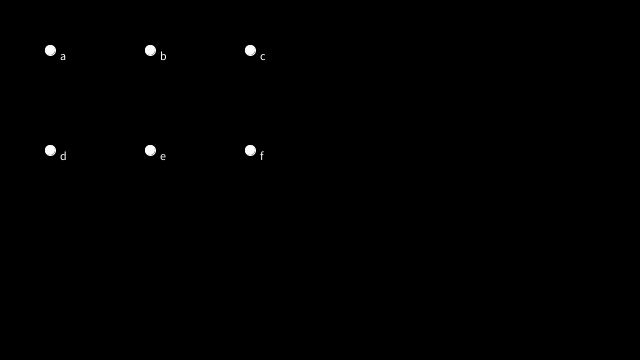
Frame 1 (no input)
Frame 60 (the mouse pressed at the canvas centre just before this capture): identical to frame 1, image omitted
Frame 120 (the mouse held since frame 60 and released just before this capture): identical to frame 1, image omitted

The Processing sketch that drew this single still picture (run headless with seeded random() and noise(); from frame 60 on, the mouse is pressed at the canvas centre):

// Processing sketch: graph_manipulator
// ── graph_manipulator.pde
import java.util.ArrayList;

/*

Graph manipulation tool written for Processing 3.0 by Bradley Dice (@Bradley_Dice).
Right-click on a vertex to select it, then left-click on another vertex to draw an edge.
If an edge already exists, try drawing it again to erase it.
Left-click and drag a vertex to move it.
Press space to switch between the graph G and its complement G^c.
 
*/

Graph g;

void setup()
{
  size(640, 360);
  fill(255, 204);
  noStroke();
  ArrayList<Vertex> vertices = new ArrayList<Vertex>();
  ArrayList<Edge> edges = new ArrayList<Edge>();
  vertices.add(new Vertex( 50,  50, 10, "a"));
  vertices.add(new Vertex(150,  50, 10, "b"));
  vertices.add(new Vertex(250,  50, 10, "c"));
  vertices.add(new Vertex( 50, 150, 10, "d"));
  vertices.add(new Vertex(150, 150, 10, "e"));
  vertices.add(new Vertex(250, 150, 10, "f"));
  g = new Graph(vertices, edges);
}

void draw()
{
  background(0);
  fill(255);
  g.draw();
}

void mousePressed() {
  if(mouseButton == LEFT){
    if(g.hasSelected()){
      ArrayList<Vertex> selectedVertices = g.selectedVertices();
      Vertex v = g.findVertex(mouseX, mouseY);
      if(v != null){
        for(Vertex u : selectedVertices){
          g.switchEdge(new Edge(u, v));
        }
      }
      g.deselectVertices();
    }
  }else if(mouseButton == RIGHT){
    Vertex v = g.findVertex(mouseX, mouseY);
    if(v != null){
      v.select();
    }
  }
}

void mouseDragged(){
  if(mouseButton == LEFT){
    Vertex v = g.findVertex(mouseX, mouseY);
    if(v != null){
      v.move(mouseX, mouseY);
    }
  }
}

void keyPressed(){
  if(key == ' '){
    g.complement();
  }
}
// ── Edge.pde
class Edge{
  
  Vertex u;
  Vertex v;
  
  Edge(Vertex _u, Vertex _v){
    u = _u;
    v = _v;
  }
  
  void draw(){
    float x1 = u.getX();
    float y1 = u.getY();
    float x2 = v.getX();
    float y2 = v.getY();
    stroke(0, 255, 255);
    line(x1, y1, x2, y2);
  }
  
  Vertex getU(){
    return u;
  }
  
  Vertex getV(){
    return v;
  }
  
  boolean equals(Edge e){
    if( (u == e.getU() && v == e.getV()) || (u == e.getV() && v == e.getU())){
      return true;
    }else{
      return false;
    }
  }
}
// ── Graph.pde
class Graph{
  
  ArrayList<Vertex> vertices;
  ArrayList<Edge> edges;
  
  Graph(ArrayList<Vertex> _vertices, ArrayList<Edge> _edges){
    vertices = _vertices;
    edges = _edges;
  }
  
  void draw(){
    for(Vertex v : vertices){
      v.draw();
    }
    for(Edge e : edges){
      e.draw();
    }
  }
  
  Vertex findVertex(float x, float y){
    for(Vertex v : vertices){
      if(v.distanceTo(x, y) <= v.getR()){
        return v;
      }
    }
    return null;
  }
  
  boolean hasSelected(){
    for(Vertex v : vertices){
      if(v.getSelected()){
        return true;
      }
    }
    return false;
  }
  
  ArrayList<Vertex> selectedVertices(){
    ArrayList<Vertex> selectedVertices = new ArrayList<Vertex>();
    for(Vertex v : vertices){
      if(v.getSelected()){
        selectedVertices.add(v);
      }
    }
    return selectedVertices;
  }
  
  void deselectVertices(){
    for(Vertex v : selectedVertices()){
      v.select();
    }
  }
  
  void switchEdge(Edge e1){
    for(Edge e2 : edges){
      if(e1.equals(e2)){
        edges.remove(e2);
        return;
      }
    }
    edges.add(e1);
  }
  
  void complement(){
    for(int i = 0; i < vertices.size()-1; i++){
      for(int j = i+1; j < vertices.size(); j++){
        Edge e = new Edge(vertices.get(i), vertices.get(j));
        switchEdge(e);
      }
    }
  }
  
}
// ── Vertex.pde
class Vertex{
  float r;
  float xpos;
  float ypos;
  String name;
  boolean selected;
 
  Vertex(float _xpos, float _ypos, float _r, String _name){
    r = _r;
    xpos = _xpos;
    ypos = _ypos;
    name = _name;
  }
 
  void move (float _xpos, float _ypos) {
    xpos = _xpos;
    ypos = _ypos;
  }
  
  float getX(){
    return xpos;
  }
  
  float getY(){
    return ypos;
  }
  
  float getR(){
    return r;
  }
  
  boolean getSelected(){
    return selected;
  }
  
  void select(){
    selected = !selected;
  }
  
  float distanceTo(float x, float y){
    return sqrt(pow(x-xpos,2) + pow(y-ypos,2));
  }
 
  void draw(){
    if(selected){
      stroke(255, 255, 0);
      line(xpos,ypos,mouseX,mouseY);
      fill(200);
    }else{
      stroke(255, 255, 255);
      fill(255);
    }
    ellipse(xpos,ypos,r,r);
    text(name, xpos+r, ypos+r);
  }
}
